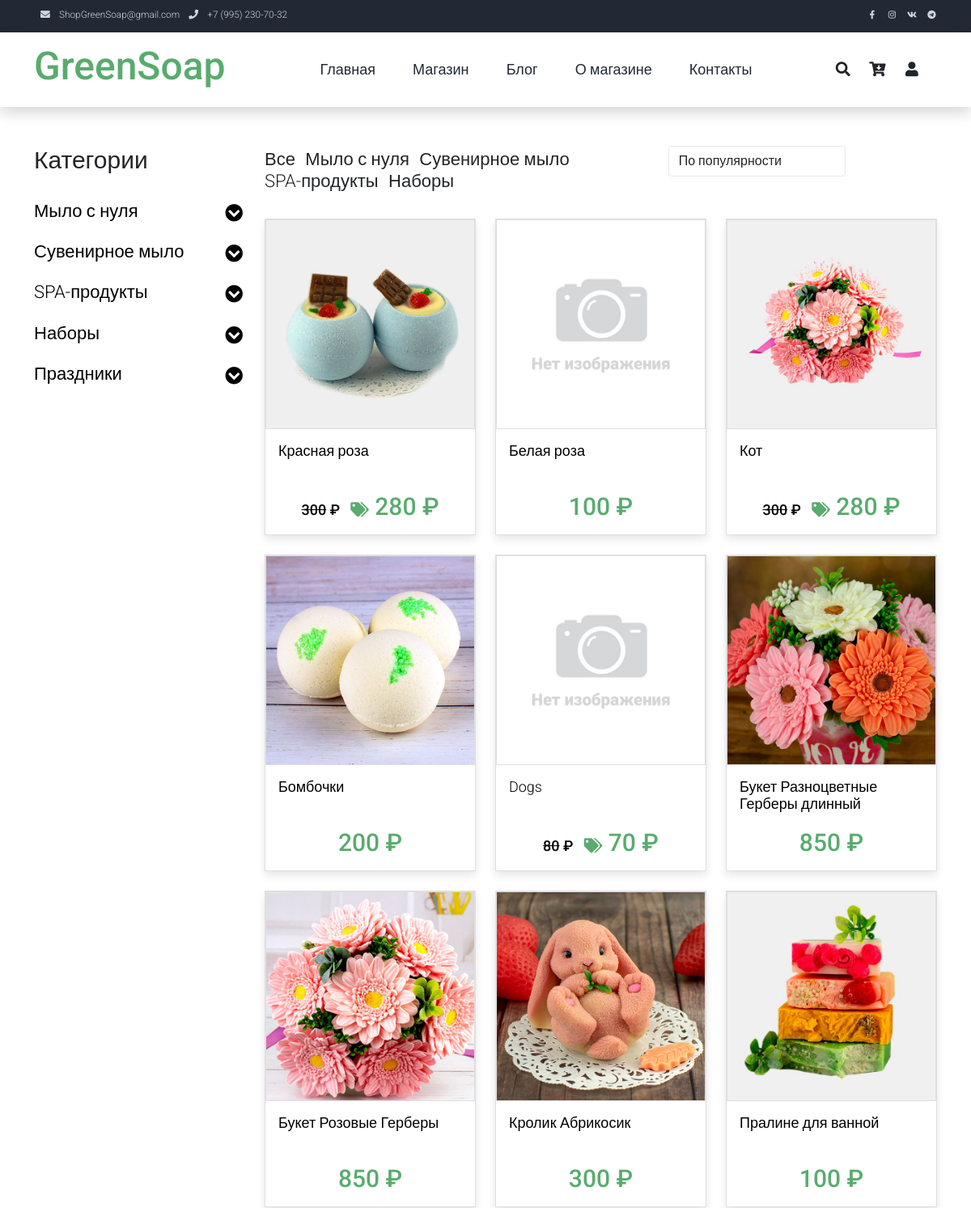
The page /shop/ (upper part) on the database as committed earlier.
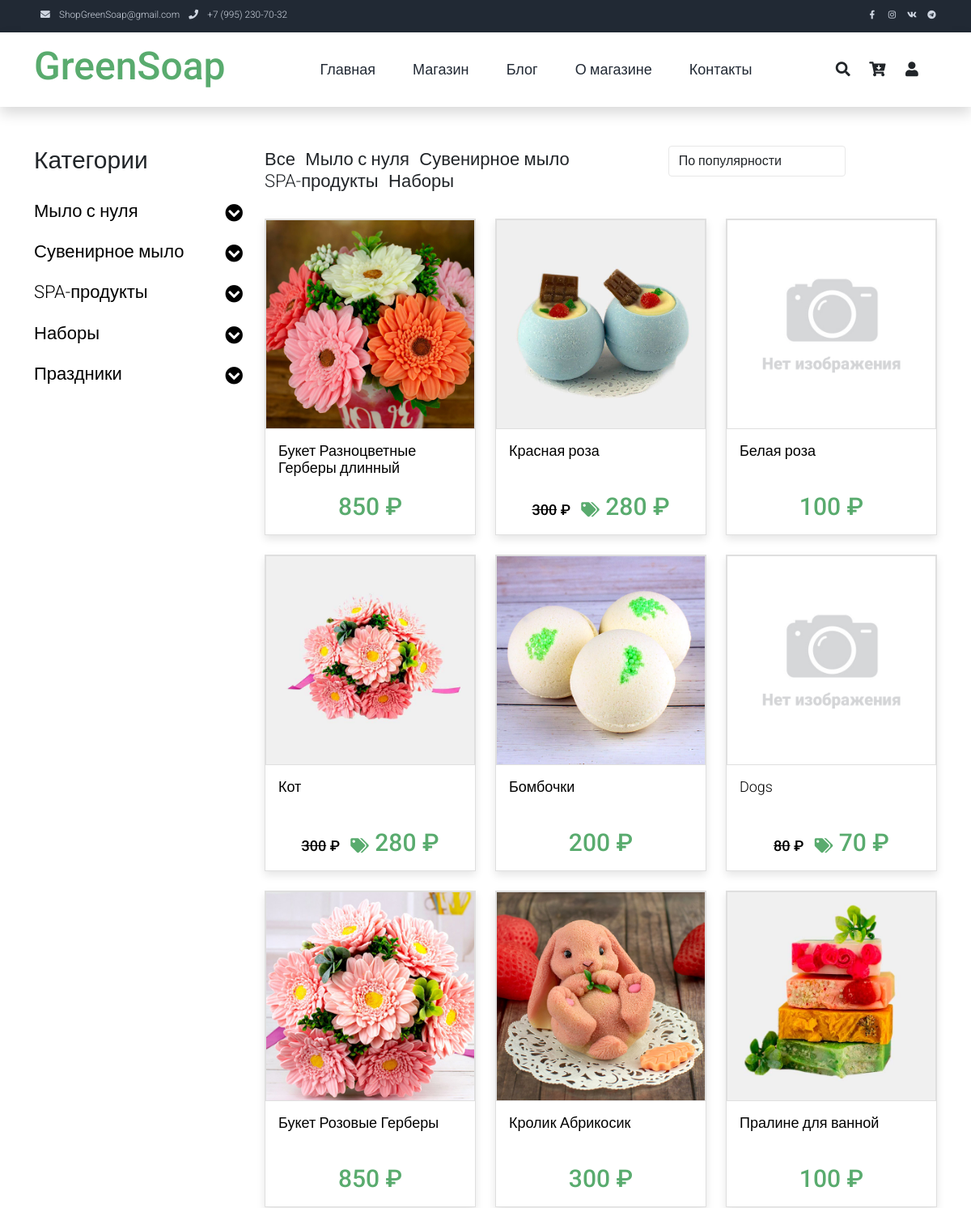
The same page on the database as committed later.
### product/models.py (models this page shows, shortened)
class Department(models.Model):
    name = models.CharField(max_length=64, blank=False, unique=True)  # Название раздела
    alias = models.CharField(max_length=64, blank=False, unique=True, default='!!!', verbose_name=u'Псевдоним')  # Псевдоним поля
    def __str__(self):
        return self.name
    class Meta:
        verbose_name = 'Отдел'
        verbose_name_plural = 'Отделы'

class Product(models.Model):
    name = models.CharField(max_length=128, verbose_name=u'Название')  # Название товара
    category = models.ForeignKey(Category, on_delete=models.PROTECT,
                                 verbose_name=u'Категория')  # К какой категории относится товар
    alias = models.CharField(max_length=64, blank=False, unique=True, default='!!!', verbose_name=u'Псевдоним')  # Псевдоним поля
    holiday = models.ManyToManyField(Holiday, default='1', blank=False,
                                 verbose_name=u'Праздник')  # К какому празднику подходит товар
    description = models.TextField(blank=True, verbose_name=u'Описание')  # Описание товара
    price = models.IntegerField(default=0, verbose_name=u'Цена')  # Цена за единицу
    quantity = models.IntegerField(default=0, verbose_name=u'Остаток')  # Остаток на складе
    popular = models.IntegerField(default=0, verbose_name=u'Популярность')  # Популярность товара
    discount = models.IntegerField(default=0, verbose_name=u'Скидка')  # Скидка (сумма скидки, не %)
    active = models.BooleanField(default=True, verbose_name=u'Активен')  # Товар Активен
    article = models.CharField(max_length=8,
                               blank=True, default=None,
                               verbose_name=u'Артикль')  # Артикль (получается с применением префикса PRODUCT_PREFIX)
    class Meta:
        verbose_name = 'Товар'
        verbose_name_plural = 'Товары'
    @property
    def actual_price(self):
        return self.price - self.discount if self.active else 0

### shop/views.py (the view)
# urls.py: path('shop/', shop, name='shop'),  # Магазин без передачи параметров
def shop(request, filter=None):
    if filter:
        request.session['return'] = 'shop ' + str(filter)
    else:
        request.session['return'] = 'shop'
    select_category = dict()  # Словарь с ключами Отделами и данными - списком категорий для меню выбора (объекты)
    select_holiday = dict()  # Словарь с ключом 'Праздники' и данными - объектами праздников
    for department in Department.objects.all():
        select_category.update({department: Category.objects.filter(department_id=department.id)})
    select_holiday.update({'Праздники': Holiday.objects.order_by("name")})
    if not 'sort' in request.session:
        request.session['sort'] = '-popular'
    sort = request.session['sort']
    if 'sort' in request.POST:
        sort = request.POST['sort']
    request.session['sort'] = sort
    products = []
    if 'search' in request.POST:
        search = request.POST['search']
        if re.search(r"[<>%\$]$", search) == None:
            products = Product.objects.filter(
                Q(article__icontains=search) | Q(name__icontains=search) | Q(description__icontains=search),
                active=True).order_by(sort)
    else:
        if filter != None and re.search(r"[<>%\$]$", filter) == None:
            products = Product.objects.filter(category__department__alias=filter, active=True).order_by(sort)
            if len(products) == 0:
                products = Product.objects.filter(category__alias=filter, active=True).order_by(sort)
            if len(products) == 0:
                products = Product.objects.filter(holiday__alias=filter, active=True).order_by(sort)
            print(type(filter))
            try:
                counter = CategoryViewCounter.objects.get(alias_obj=filter)
                counter.counter = F('counter') + 1
                counter.save()
            except:
                CategoryViewCounter.objects.create(alias_obj=filter, counter=1)
        else:
            products = Product.objects.filter(active=True).order_by(sort)
    paginator = Paginator(products, 15)
    page_number = request.GET.get('page')
    products = paginator.get_page(page_number)
    products = select_main_photo(products)
    return render(request, 'shop.html', locals())

### product/models.py (called while the page is built)
    def __str__(self):
        return self.name

    def __str__(self):
        return self.name

### profile/templatetags/user_tags.py (called while the page is built)
@register.simple_tag(takes_context=True)
def basket_count(context):
    request = context['request']
    try:
        if request.user.is_authenticated:
            basket = Profile.objects.get(user=request.user).basket
        else:
            if 'basket' in request.session:
                basket = request.session['basket']
            else:
                return ''
        if not isinstance(basket, dict):
            basket = eval(basket)
    except:
        return ''
    q = sum(x for x in basket.values())
    return q if q else ''

### shop/views.py (called while the page is built)
def select_main_photo(products):
    for product in products:
        photo = ProductImage.objects.filter(product_id=product.id, active=True,
                                            main=True)  # Выбираем главную фотографию для товара
        product.photo = settings.NO_PHOTO
        if len(photo):
            product.photo = photo[0].image.url
    return products

### templates/shop.html (shortened to what the changed rows need)
{% extends 'base.html' %}
{% load static %}
{% block content %}
    <div class="container py-5">
        <div class="row">
            <div class="col-lg-3">
                <h1 class="h2 pb-4">Категории</h1>
                <ul class="list-unstyled templatemo-accordion">
  {% for department, categoryes in select_category.items %}
                        <li class="pb-3">
                            <a class="collapsed d-flex justify-content-between h3 text-decoration-none" href="#">
                                {{ department }}
                                <i class="fa fa-fw fa-chevron-circle-down mt-1"></i>
                            </a>
                        </li>
                    {% endfor %}
  {% for name, holidays in select_holiday.items %}
                        <li class="pb-3">
                            <a class="collapsed d-flex justify-content-between h3 text-decoration-none" href="#">
                                {{ name }}
                                <i class="fa fa-fw fa-chevron-circle-down mt-1"></i>
                            </a>
                        </li>
                    {% endfor %}
                </ul>
            </div>
            <div class="col-lg-9">
                <div class="row">
                    <div class="col-md-7">
                        <ul class="list-inline shop-top-menu pb-3 pt-1">
                            {% for department in select_category.keys %}
                            <li class="list-inline-item">
                                <a class="h3 text-dark text-decoration-none mr-3" href="{% url 'shop' department.alias %}">{{ department }}</a>
                            </li>
                            {% endfor %}
                        </ul>
                    </div>
                </div>
                <div class="row">
                    {% if products %}
                    {% for product in products %}
                    <div class="col-md-4">
                        <div class="card mb-4 product-wap rounded-0"><div class="card rounded-0">
                            <img class="card-img rounded-0 img-fluid" src="{{ product.photo }}">
                            </div>
                            <div class="card-body">
                                <a href="{% url 'shop-single' product.alias %}" class="h3 text-decoration-none"><div style="height: 3em;">{{ product.name }}</div>
                                <div class="text-center pt-2">
                                     {% if product.discount %}
                                        <span class="h3"><s>{{ product.price }}</s> &#x20bd; &nbsp;</span>
                                        <span class="h2 text-success logo">
                                            <i class='fas fa-tags' style='font-size:24px'></i>
                                            {{ product.actual_price }} &#x20bd;</span>
                                    {% else %}
                                        <span class="h2 text-success logo">{{ product.price }} &#x20bd;</span>
                                    {% endif %}
                                </div></a>
                            </div>
                        </div>
                    </div>
                    {% endfor %}
                    {% else %}
                    Нет товаров для отображения
                    {% endif %}
                </div>
            </div>
        </div>
    </div>
{% endblock content %}

Rows that differ between the two databases and show on the page:
changed Product "Букет Разноцветные Герберы длинный": moves up the list
